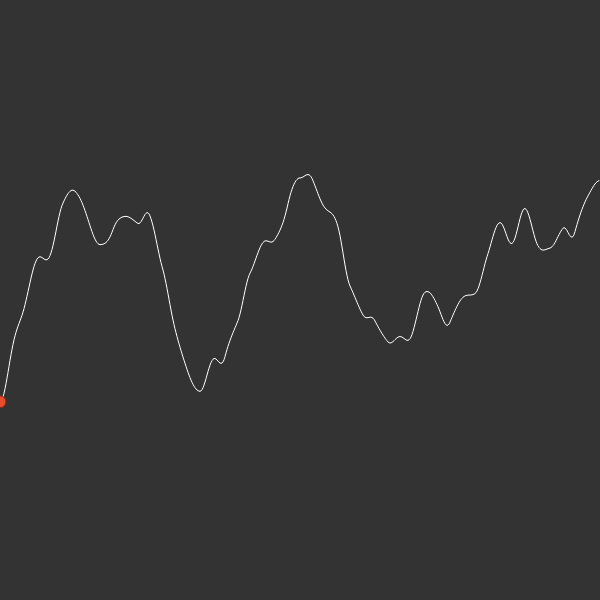
Frame 1 (no input)
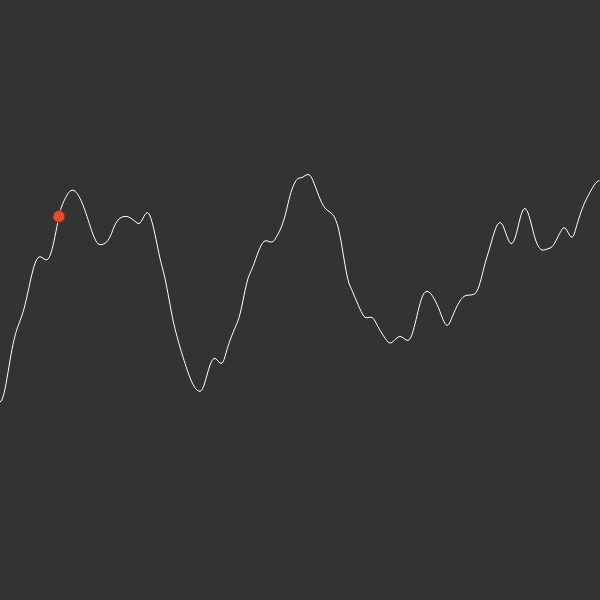
Frame 60 (no input)
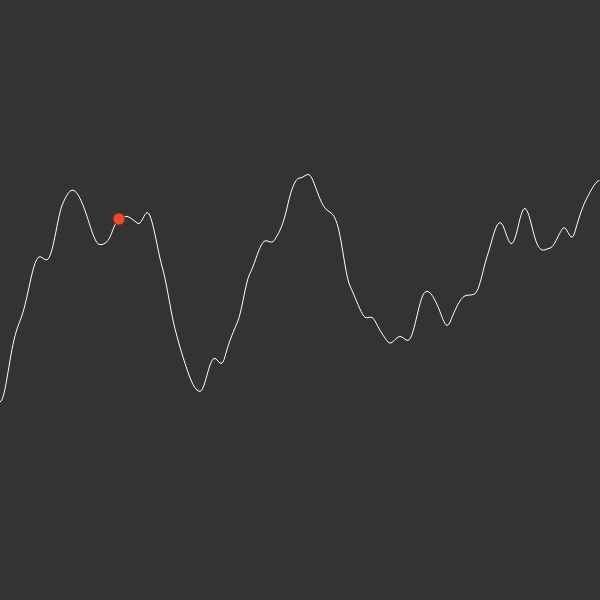
Frame 120 (the mouse pressed at the canvas centre since frame 60)

The p5.js sketch that drew these frames (run headless with seeded random() and noise() and a simulated clock; from frame 60 on, the mouse is pressed at the canvas centre):

// p5.js sketch
// ── sketch.js
// require https://cdnjs.cloudflare.com/ajax/libs/p5.js/0.7.3/p5.js
// require https://cdnjs.cloudflare.com/ajax/libs/p5.js/0.7.3/addons/p5.dom.js

let canvas = { width: 600, height: 600 };
let inc = 0.01;
let start = 0;
let x = 0;

function setup() {
  createCanvas(canvas.width, canvas.height);
  colorMode(HSB);
}

function draw() {
  background(20);
  stroke(100);
  noFill();

  // shape inspired by code train demo
  // noise line
  beginShape();
  let xoff = 0;
  for (i = 0; i < canvas.width; i++) {
    stroke(100);
    let y = noise(xoff) * canvas.height;
    vertex(i, y);
    xoff += inc;
  }
  endShape();

  // ball
  fill(10, 80, 90);
  stroke(10, 80, 50);
  let y = noise(start) * canvas.height;
  ellipse(x, y, 12);
  start += inc;

  // replay automatically
  if (x > canvas.width) {
    x = 0;
    start = inc;
  } else {
    x++;
  }
}
